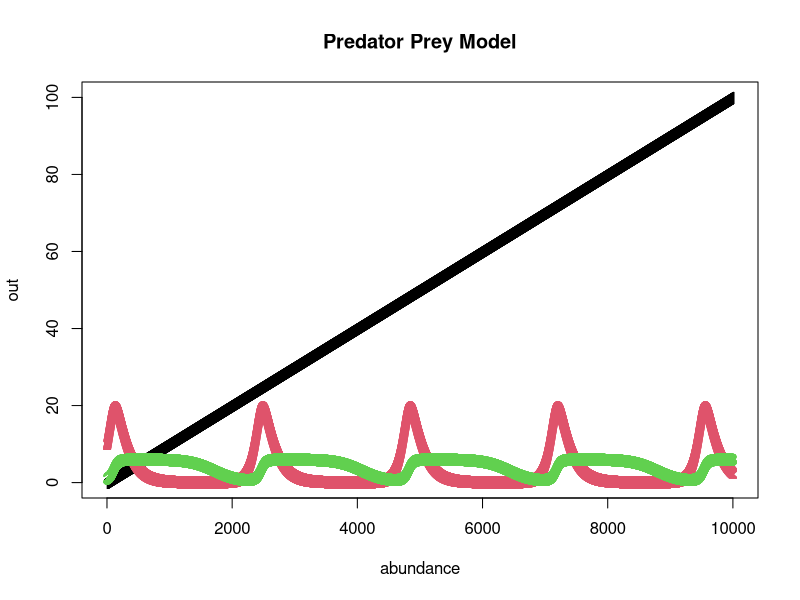

Here is the R script that generated this plot:
#lotka Volterra predator prey model

library(deSolve)

#parameters:
#r = growth rate of prey pop
#N = starting population of prey
#P = starting population of predator
#K = carrying capacity of prey
#alpha = attack rate of predator (or capture efficiency; the larger alpha is, the more the per
  #capita growth rate of the prey population is depressed by the addition of a single predator)
#beta= assimilation efficiency (efficiency of turning gophers into per capita growth)
#delta = death rate of predator

#vectors of parameters and state variables, this allows us to easily change either of them
parameters <- c(r = log(3.47), alpha = 0.3, beta = 0.5, delta = 0.5, K_prey = 150, K_pred = 6)
state<-c(N = 10, P = 1)
times<- seq(0, 100, by = 0.01)

pred_prey <- function(t, state, parameters){
  with(as.list(c(state, parameters)), {
    #rate of change
    #dprey=N*r - alpha * P * N #without density dependence, remember to remove K from vector of parameters
    dprey= N * (r-alpha*P)*(1-(N/K_prey)) #with density dependence in prey
    dpredator = P*(beta * N * alpha - delta)*(1-(P/K_pred))#with density dependence in predator
    
    #return rate of change
    list(c(dprey, dpredator))
  })
  
}


out<- ode(y=state, times = times, func = pred_prey, parms = parameters)

#plot(out, xlab = "time", ylab = "-") #plots on separate graphs
matplot(out, xlab="abundance", main = "Predator Prey Model")

#plotting barn gopher pops vs barn owl pops
#plot(out[,"N"], out[,"P"], pch = ".")
